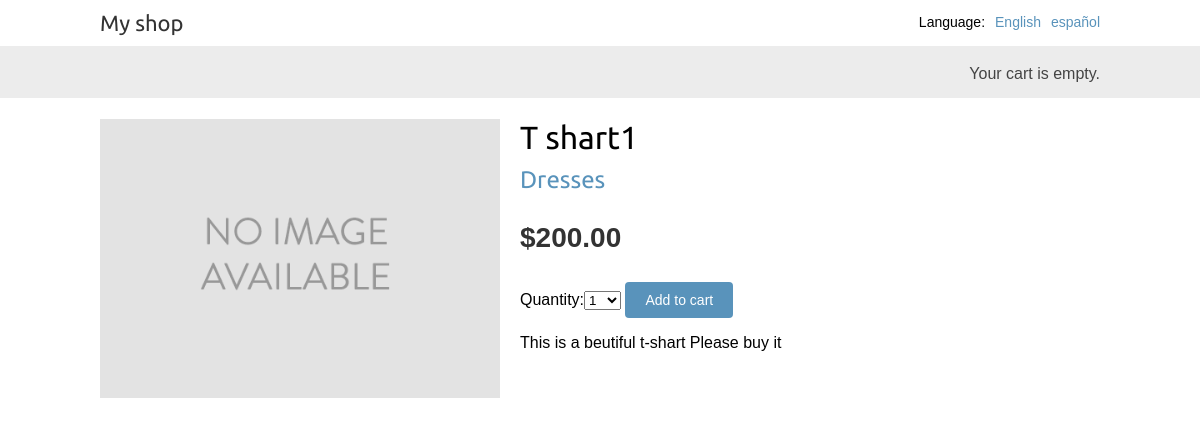
The page /2/t-shart1/ on the database its author committed.
### shop/models.py (models this page shows, shortened)
class Product(models.Model):
    category = models.ForeignKey(Category,related_name='products', on_delete=models.CASCADE)
    name = models.CharField(max_length=200,db_index=True)
    slug = models.SlugField(max_length=200, db_index=True)
    images = models.ImageField(upload_to='products/%Y/%m/%d', blank=True)
    description = models.TextField(blank=True)
    price = models.DecimalField(max_digits=10,decimal_places=2)
    available = models.BooleanField(default=True)
    created = models.DateTimeField(auto_now_add=True)
    updated = models.DateTimeField(auto_now_add=True)
    class Meta:
        ordering = ('name',)
        index_together = (('id','slug'),)

class Category(models.Model):
    name = models.CharField(max_length=200, db_index=True)
    slug = models.SlugField(max_length=200, unique=True)
    class Meta:
        ordering = ('name',)
        verbose_name = 'category'
        verbose_name_plural = 'categories'
    def __str__(self):
        return self.name
    def get_absolute_url(self):
        return reverse('shop:product_list_by_category',args=[self.slug])

### shop/views.py (the view)
# urls.py: path('<int:id>/<slug:slug>/',views.product_detail,name='product_detail'),
def product_detail(request, id, slug):
    product = get_object_or_404(Product, id=id, slug=slug, available=True)
    cart_product_form = CartAddProductForm()
    r = Recommender()
    recommended_products = r.suggest_products_for([product],4)
    return render(request,'shop/product/detail.html',
    {'product':product,
     'cart_product_form':cart_product_form,
     'recommended_products':recommended_products
     })

### cart/forms.py
class CartAddProductForm(forms.Form):
    quantity = forms.TypedChoiceField(
                                choices=PRODUCT_QUANTITY_CHOICES,
                                coerce=int,
                                label= (_('Quantity')))
    update = forms.BooleanField(required=False,
                                initial=False,
                                widget=forms.HiddenInput)

### cart/cart.py (called while the page is built)
    def __len__(self):
        return sum(item['quantity'] for item in self.cart.values())

### cart/context_processors.py (called while the page is built)
def cart(request):
    return {'cart': Cart(request)}

### shop/recommender.py (called while the page is built, shortened)
    def get_product_key(self, id):
        return 'product:{}:purchased_with'.format(id)

    def suggest_products_for(self,products, max_results=6):
        product_ids = [p.id for p in products]
        if len(products) == 1:
            suggestions = r.zrange(
            self.get_product_key(product_ids[0]),
            0, -1, desc=True)[:max_results]
        suggested_products_ids = [int(id) for id in suggestions]
        suggested_products = list(Product.objects.filter(id__in=suggested_products_ids))
        suggested_products.sort(key=lambda x: suggested_products_ids.index(x.id))
        return suggested_products

### shop/templates/shop/product/detail.html (shortened to what this page needs)
{% extends "shop/base.html" %}
{% load i18n %}
{% load static %}
{% block content %}
  <div class="product-detail">
    <img src="{% if product.image %}{{ product.image.url }}{% else %}{% static "img/no_image.png" %}{% endif %}">
    <h1>{{ product.name }}</h1>
    <h2><a href="{{ product.category.get_absolute_url }}">{{ product.category }}</a></h2>
    <p class="price">${{ product.price }}</p>
    <form action="{% url "cart:cart_add" product.id %}" method="post">
      {{ cart_product_form }}
      <input type="submit" value="{% trans "Add to cart" %}">
    </form>
    {{ product.description|linebreaks }}
  </div>
{% endblock %}

### shop/static/css/base.css (style rules this page uses)
body { margin:0; padding:0; font-family:helvetica, sans-serif; }
h1, h2, h3, h4, h5 , h6 { font-family: 'Ubuntu', sans-serif; font-weight:normal; }
a { text-decoration:none; color:#5993bb; }
a.button, input[type="submit"] { color:#fff; background:#5993bb; border-radius:4px; padding:10px 20px; font-size:14px; border:0; }
.product-detail { text-align:justify; }
.product-detail .price { color:#333; font-size:28px; font-weight:bold; }
.product-detail img { width:40%; float:left; padding:0 20px 20px 0; }
.product-detail h1 { margin-bottom:0; }
.product-detail h2 { margin-top:10px; }

### rows shown on the page
Product: name "T shart1", category "Dresses", price "200.00", description "This is a beutiful t-shart Please buy it"

### other values the page prints
{{ language.name_local }} "English" "español"
